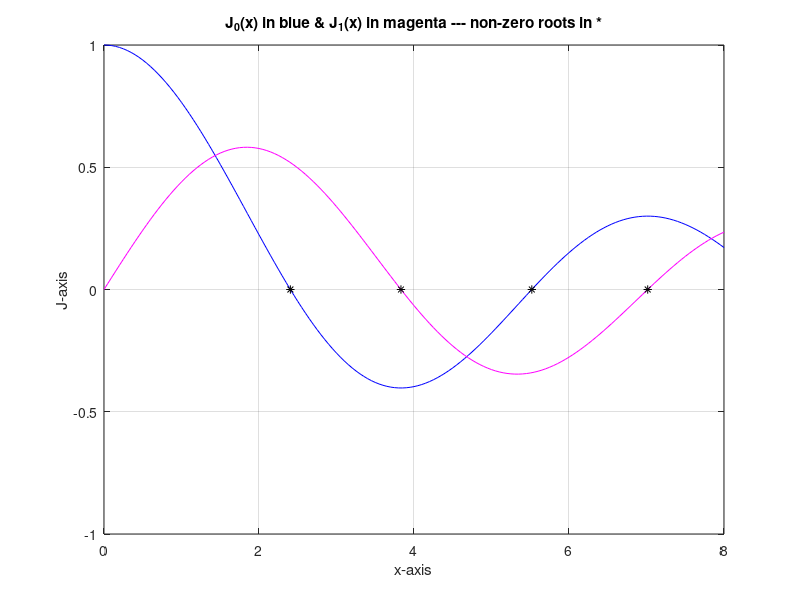

MATLAB code to generate this figure:

%
%  CA4_bessel.m -- djm -- 03 feb 2019
%

clear;

% parameters:
mat_size = 16;

%  matrix size (kP = # of zeros, mP-1 = max bessel index)
kP = 2;
mP = kP;

%  matrix for zeros
Amk_1 = zeros(mP,kP);
Amk_2 = zeros(mP,kP);

% Count for function evals
Nevals=0;
Nevals1_arr = [];
Nevals2_arr = [];

% Convergence tolerance
tol=1e-6; 

%  define bessel function
bfunc = @(x,mm) besselj(mm,x);

disp("Finding the roots of the Bessel Funtion:");
disp("")
% ======================================================================= %
%                         PART 1: MATLABS FZERO                           %
% ======================================================================= %

disp(" ===== Part 1: Matlabs fzero ===== ")
%  fzero options - 2 versions
opt1 = optimset('TolX',tol,'Display','final');
opt2 = optimset('TolX',tol,'Display','iter');
opt3 = optimset('TolX',tol,'Display','off');

%
% The following section shows how to find some roots using fzero 
% You can use this to create your all fzero code
%


ri = [2.4,2.6];    % Initial Bracket
mm = 0;

for row=1:mat_size
    
    mm = row-1;
    
    for col=1:mat_size
        
        % get zero
        [Amk_1(row,col), err, exitflag,output] = fzero(@(x) bfunc(x,mm),ri, opt3);
        
        % next root estimate
        root_est = Amk_1(row, col)+pi;
        a = root_est - (pi/2);
        b = root_est + (pi/2);

        % set brackets and set Nevals
        ri = [a, b];
        Nevals = Nevals + output.funcCount; 
        Nevals1_arr(end+1) = Nevals;
    end
    
    % set bracket for next Jmm
    brac_a = Amk_1(row, 1);  
    brac_b = Amk_1(row, 2);
    ri =  [brac_a, brac_b];
  
end

% ======================================================================= %
%                         PART 2: NEWTONS METHOD.                         %
% ======================================================================= %
%
% The following section shows how to find some roots using Newton's method 
% You can use this section to create your all Newton's method code
%

disp(" ===== Part 2: Newtons Method ===== ")

nm = @(x,m) x - besselj(m,x)/(0.5*(besselj(m-1,x)-besselj(m+1,x)));

%Initial guess for z_{1,1}
zi = 2.5;
mm = 0;
Nevals=0;

for row=1:mat_size
    mm = row-1;
    
    for col=1:mat_size
        
        Nevals = 0;
        zn=zi;
        check=1; 
        %Root finding loop
        
        while abs(check) > tol
            Amk_2(row,col) = nm(zn,mm);
            check = Amk_2(row,col)-zn;

            % Here we track function evals for Newton
            Nevals = Nevals + 3; 
            zn = Amk_2(row,col);
        end
        
        Nevals2_arr(end+1) = Nevals;
        zi = zn+pi;
        
    end    
    
    brac_a = Amk_2(row, 1);
    brac_b = Amk_2(row, 2);
    zi =  brac_a + ((brac_b-brac_a)/2);

end


%
% Output 2x2 matrix and Nevals for checking
%
A22 = Amk_1(1:2,1:2);
Zmk = Amk_1;

%  plot bessel function (useful for testing?)
figure(1000);  clf
xx = 0:0.05:8;
plot(xx,besselj(0,xx),'b');  hold on
plot(xx,besselj(1,xx),'m');
plot(A22,0*A22,'k*')
grid on
axis normal
title('J_0(x) in blue & J_1(x) in magenta --- non-zero roots in *')
xlabel('x-axis')
ylabel('J-axis')
